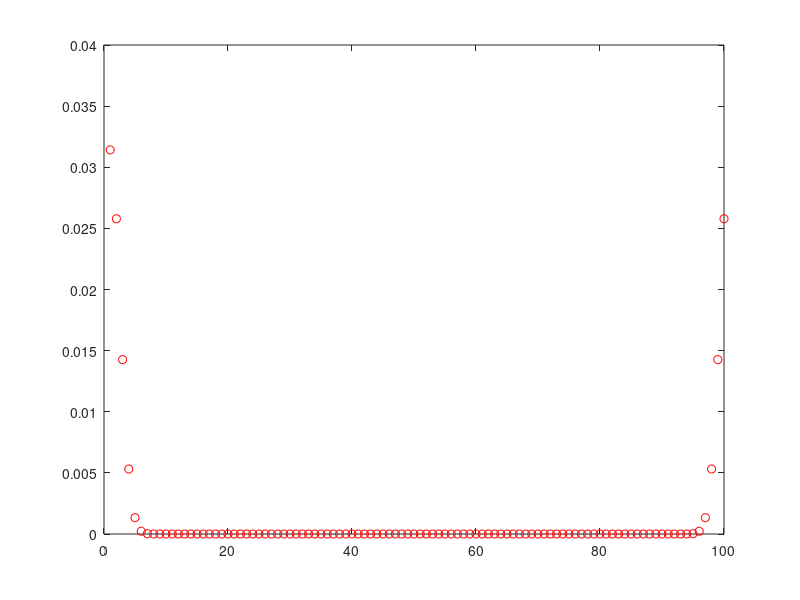

This chart was generated by the following MATLAB code:
clear all
close all
clc
format long

L=10;
N=100;
h=L/N;
x=[0:h:L-h]';
f=@(x) exp(-((x-(L/2))/(L/10)).^2);

y_exact=f(x);
fhat=fft(y_exact)
spec=(abs(fhat/N)).^2;
plot([1:N],spec,'ro');

y_app=[];
for m=[10 20 40 50]
    mask=ones(N,1);
    mask(m+2:N-m,1)=0
    y_app=[y_app ifft(fhat.*mask)]
end

y_app_10=y_app(1:N,1)
y_app_20=y_app(1:N,2)
y_app_40=y_app(1:N,3)
y_app_50=y_app(1:N,4)
y_app_100=ifft(fhat)

abs_err_inf_100=norm(y_exact-y_app_100,inf)
abs_err_2_100=norm(y_exact-y_app_100,2)

abs_err_inf_50=norm(y_exact-y_app_50,inf)
abs_err_2_50=norm(y_exact-y_app_50,2)

abs_err_inf_40=norm(y_exact-y_app_40,inf)
abs_err_2_40=norm(y_exact-y_app_40,2)

abs_err_inf_20=norm(y_exact-y_app_20,inf)
abs_err_2_20=norm(y_exact-y_app_20,2)

abs_err_inf_10=norm(y_exact-y_app_10,inf)
abs_err_2_10=norm(y_exact-y_app_10,2)

p_emp_inf_100_50=-log2((abs_err_inf_100)/(abs_err_inf_50))
p_emp_2_100_50=-log2((abs_err_2_100)/(abs_err_2_50))

